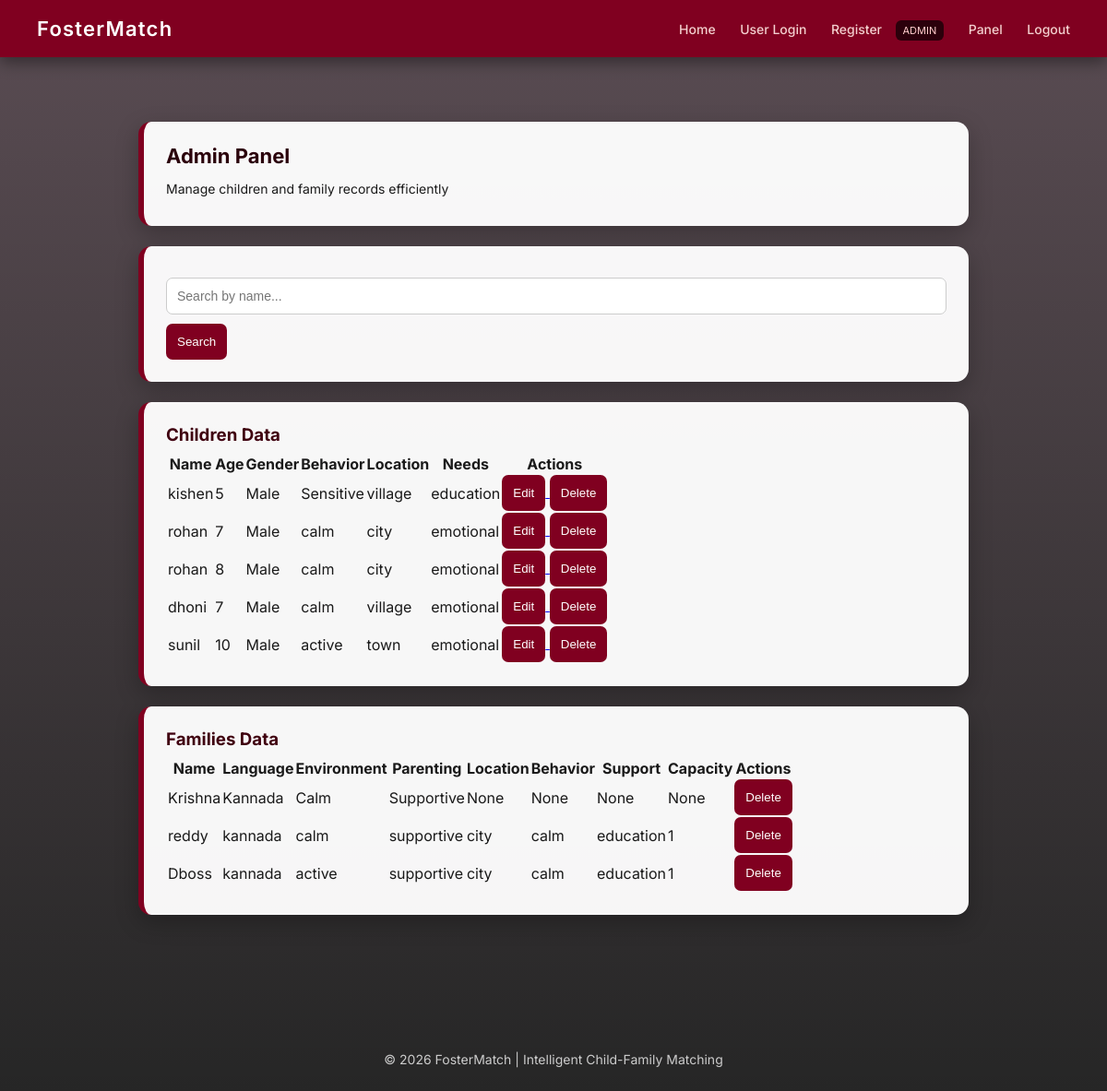
/admin (signed in), run on the app's committed database.
### tables this page shows
CREATE TABLE child(
                    id INTEGER PRIMARY KEY AUTOINCREMENT,
                    name TEXT,
                    age INTEGER,
                    gender TEXT,
                    behavior TEXT
                , location_type TEXT, needs TEXT);

CREATE TABLE family(
                    id INTEGER PRIMARY KEY AUTOINCREMENT,
                    name TEXT,
                    language TEXT,
                    environment TEXT,
                    parenting TEXT,
                    special_support TEXT
                , min_age INTEGER, max_age INTEGER, location_type TEXT, preferred_behavior TEXT, support_type TEXT, capacity INTEGER);

### app.py (the view)
@app.route('/admin')
def admin():
    if not session.get('admin'):
        return redirect('/login')
    children, families = get_all_data()
    return render_template("admin.html", children=children, families=families)

### app.py (called while the page is built)
def get_all_data():
    conn = sqlite3.connect("database.db")
    conn.row_factory = sqlite3.Row
    c = conn.cursor()
    c.execute("SELECT * FROM child")
    children = [dict(row) for row in c.fetchall()]
    c.execute("SELECT * FROM family")
    families = [dict(row) for row in c.fetchall()]
    conn.close()
    return children, families

### templates/admin.html
{% extends "base.html" %}
{% block content %}
<div class="container">
    <div class="card">
        <h2>Admin Panel</h2>
        <p>Manage children and family records efficiently</p>
    </div>
    <div class="card">
        <form action="/search" method="GET" class="search-bar">
            <input type="text" name="q" placeholder="Search by name..." required>
            <button type="submit">Search</button>
        </form>
    </div>
    <div class="card">
        <h3>Children Data</h3>
        {% if children %}
        <table class="admin-table">
            <tr>
                <th>Name</th>
                <th>Age</th>
                <th>Gender</th>
                <th>Behavior</th>
                <th>Location</th>
                <th>Needs</th>
                <th>Actions</th>
            </tr>
            {% for c in children %}
            <tr>
                <td>{{ c.name }}</td>
                <td>{{ c.age }}</td>
                <td>{{ c.gender }}</td>
                <td>{{ c.behavior }}</td>
                <td>{{ c.location_type }}</td>
                <td>{{ c.needs }}</td>
                <td class="actions">
                    <a href="/edit_child/{{ c.id }}">
                        <button>Edit</button>
                    </a>
                    <a href="/delete_child/{{ c.id }}"
                       onclick="return confirm('Delete this child?')">
                        <button class="danger">Delete</button>
                    </a>
                </td>
            </tr>
            {% endfor %}
        </table>
        {% else %}
            <p>No children data available</p>
        {% endif %}
    </div>
    <div class="card">
        <h3>Families Data</h3>
        {% if families %}
        <table class="admin-table">
            <tr>
                <th>Name</th>
                <th>Language</th>
                <th>Environment</th>
                <th>Parenting</th>
                <th>Location</th>
                <th>Behavior</th>
                <th>Support</th>
                <th>Capacity</th>
                <th>Actions</th>
            </tr>
            {% for f in families %}
            <tr>
                <td>{{ f.name }}</td>
                <td>{{ f.language }}</td>
                <td>{{ f.environment }}</td>
                <td>{{ f.parenting }}</td>
                <td>{{ f.location_type }}</td>
                <td>{{ f.preferred_behavior }}</td>
                <td>{{ f.support_type }}</td>
                <td>{{ f.capacity }}</td>
                <td class="actions">
                    <a href="/delete_family/{{ f.id }}"
                       onclick="return confirm('Delete this family?')">
                        <button class="danger">Delete</button>
                    </a>
                </td>
            </tr>
            {% endfor %}
        </table>
        {% else %}
            <p>No family data available</p>
        {% endif %}
    </div>
</div>
{% endblock %}

### templates/base.html (shortened to what this page needs)
<!DOCTYPE html>
<html lang="en">
<head>
    <link rel="stylesheet" href="{{ url_for('static', filename='style.css') }}?v=3">
</head>
<body>
<div class="navbar">
    <div class="logo">FosterMatch</div>
    <div class="nav-links">
        <a href="/">Home</a>
        {% if session.get('user') %}
            <a href="/dashboard">Dashboard</a>
            <a href="/matches">Matches</a>
            <a href="/search">Search</a>
            <a href="/add_child">Add Child</a>
            <a href="/add_family">Add Family</a>
            <a href="/user_logout" class="logout-user">Logout</a>
        {% else %}
            <a href="/user_login">User Login</a>
            <a href="/register">Register</a>
        {% endif %}
        {% if session.get('admin') %}
            <span class="admin-badge">ADMIN</span>
            <a href="/admin">Panel</a>
            <a href="/logout" class="logout-admin">Logout</a>
        {% else %}
            <a href="/login">Admin</a>
        {% endif %}
    </div>
</div>
<div class="container">
    {% block content %}{% endblock %}
</div>
<div class="footer">
    <p>© 2026 FosterMatch | Intelligent Child-Family Matching</p>
</div>
</body>
</html>

### static/style.css (style rules this page uses)
* { margin: 0; padding: 0; box-sizing: border-box; }
body { font-family: 'Inter', sans-serif; color: #1a1a1a; background: linear-gradient(rgba(20,0,10,0.7), rgba(0,0,0,0.85)), url("https://images.unsplash.com/photo-1503454537195-1dcabb73ffb9") no-repeat center center fixed; background-size: cover; }
.navbar { display: flex; justify-content: space-between; align-items: center; background: #800020; padding: 18px 40px; color: white; box-shadow: 0 6px 16px rgba(0,0,0,0.4); }
.logo { font-size: 22px; font-weight: 600; letter-spacing: 1.2px; }
.nav-links a { margin-left: 22px; text-decoration: none; color: #f3cfcf; font-size: 14px; font-weight: 500; transition: all 0.25s ease; }
.logout-admin { color: #ff6666; font-weight: 600; }
.admin-badge { background: #2b000b; color: #ffcccc; padding: 4px 8px; border-radius: 6px; margin-left: 10px; font-size: 11px; }
.container { max-width: 1000px; margin: auto; padding: 35px 25px; }
.card { background: rgba(255, 255, 255, 0.96); padding: 24px; margin-bottom: 22px; border-radius: 14px; border-left: 6px solid #800020; box-shadow: 0 8px 24px rgba(0, 0, 0, 0.25); transition: all 0.25s ease; }
input, select { width: 100%; padding: 11px; margin: 10px 0; border-radius: 7px; border: 1px solid #ccc; font-size: 14px; transition: 0.2s; }
button { background: #800020; color: white; border: none; padding: 12px; border-radius: 7px; cursor: pointer; font-weight: 500; transition: all 0.25s ease; }
h2 { color: #2b000b; margin-bottom: 12px; font-size: 22px; }
h3 { color: #400010; margin-bottom: 8px; }
p { margin: 6px 0; font-size: 14px; line-height: 1.5; }
.footer { text-align: center; padding: 18px; font-size: 12px; color: #ccc; margin-top: 30px; }

### data on the page
child: name "kishen", age "5", gender "Male", behavior "Sensitive", location_type "village", needs "education"
child: name "rohan", age "7", gender "Male", behavior "calm", location_type "city", needs "emotional"
child: name "rohan", age "8", gender "Male", behavior "calm", location_type "city", needs "emotional"
child: name "dhoni", age "7", gender "Male", behavior "calm", location_type "village", needs "emotional"
child: name "sunil", age "10", gender "Male", behavior "active", location_type "town", needs "emotional"
family: name "Krishna", language "Kannada", environment "Calm", parenting "Supportive", location_type "None", preferred_behavior "None", support_type "None", capacity "None"
family: name "reddy", language "kannada", environment "calm", parenting "supportive", location_type "city", preferred_behavior "calm", support_type "education", capacity "1"
family: name "Dboss", language "kannada", environment "active", parenting "supportive", location_type "city", preferred_behavior "calm", support_type "education", capacity "1"
